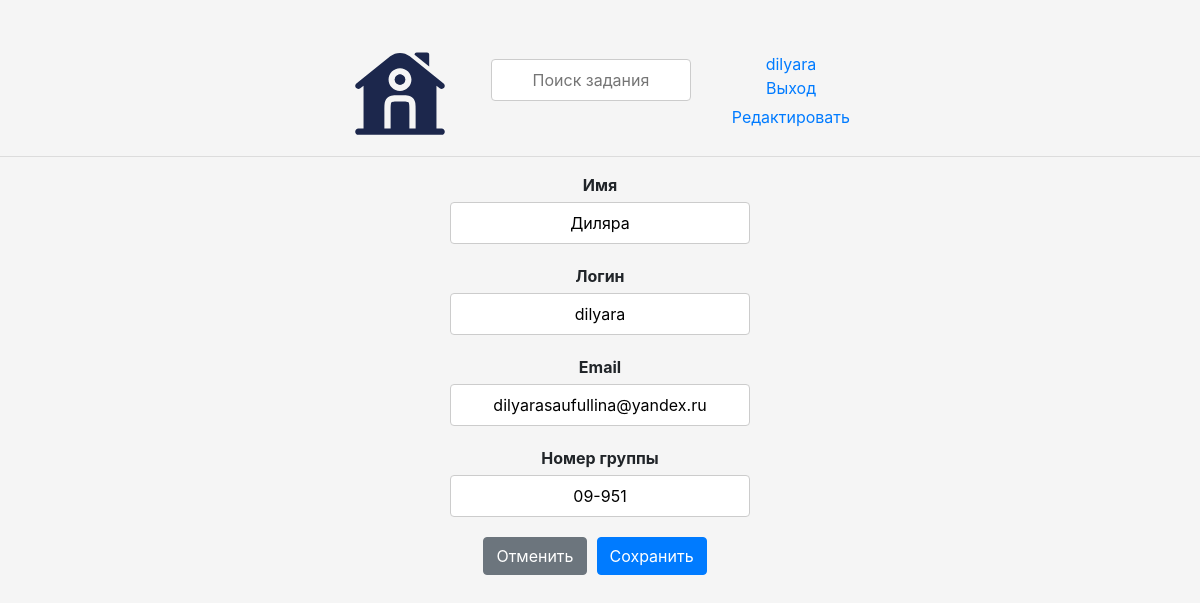
The app's page /update-user/ (signed in), older data.
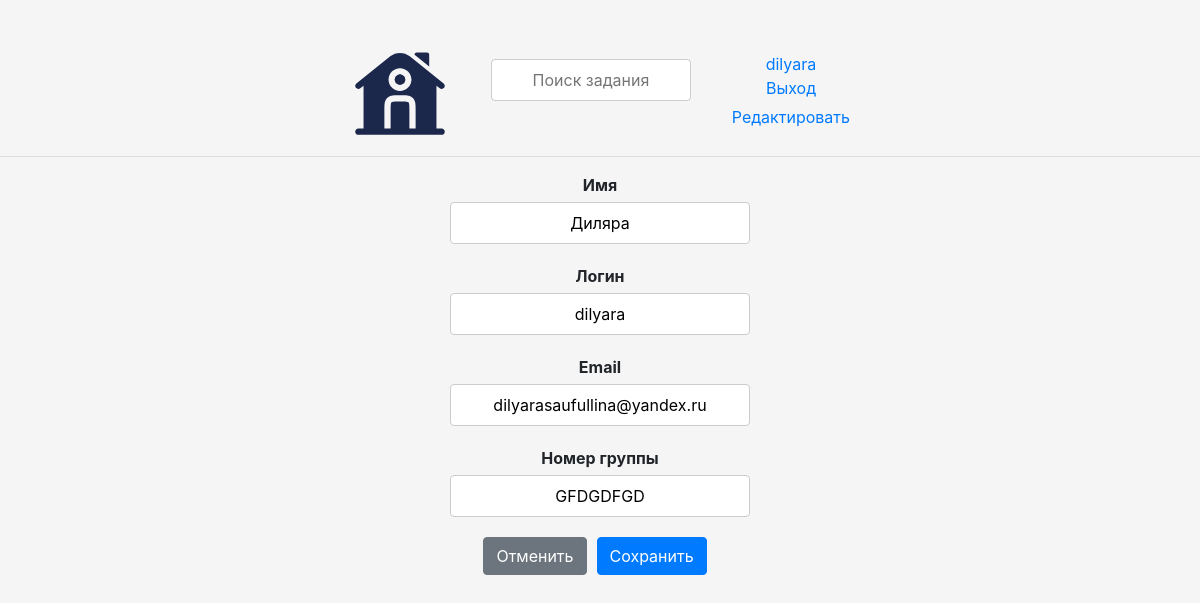
The same page, newer data.
### base/models.py (models this page shows)
class User(AbstractUser):
    name = models.CharField(max_length=200, null=True)
    email = models.EmailField(unique=True, null=True)
    bio = models.TextField(null=True)
    ROLE_CHOICES = [
        ('admin', 'Admin'),
        ('user', 'User'),
    ]
    role = models.CharField(max_length=5, choices=ROLE_CHOICES, default='user')
    avatar = models.ImageField(null=True, default='avatar.svg')
    USERNAME_FIELD = 'email'
    REQUIRED_FIELDS = []

### base/views.py (the view)
# urls.py: path('update-user/', views.updateUser, name="update-user"),
@login_required(login_url='login')
def updateUser(request):
    user = request.user
    form = UserForm(instance=user)
    if request.method == 'POST':
        form = UserForm(request.POST, request.FILES, instance=user)
        if form.is_valid():
            form.save()
            return redirect('user-profile', pk=user.id)
    return render(request, 'base/update-user.html', {'form': form})

### base/forms.py
class UserForm(ModelForm):
    class Meta:
        model = User
        fields = ['avatar', 'name', 'username', 'email', 'bio']

### base/templates/base/update-user.html (shortened to what this page needs)
{% extends 'main.html' %}
{% load static %}
{% block content %}
<form method="POST" action="{% url 'update-user' %}">
  <link rel="stylesheet" href="{% static 'css/bootstrap.min.css' %}">
  <link rel="stylesheet" href="{% static 'styles/form_styles.css' %}">
  <div class="form__group">
      <label for="id_name">Имя</label>
      <input type="text" name="name" id="id_name" value="{{ user.name }}">
  </div>
  <div class="form__group">
    <label for="id_username">Логин</label>
    <input type="text" name="username" id="id_username"value="{{ user.username }}">
  </div>
  <div class="form__group">
      <label for="id_email">Email</label>
      <input type="email" name="email" id="id_email" value="{{ user.email }}">
  </div>
  <div class="form__group">
      <label for="id_bio">Номер группы</label>
      <input type="text" name="bio" id="id_bio" value="{{ user.bio }}">
  </div>
  <div class="form__buttons">
    <a href="/" class="btn btn-secondary">Отменить</a>
    <button type="submit" class="btn btn-primary">Сохранить</button>
</div>
</form>
  {% endblock content %}

### templates/navbar.html
{% load static %}
<div style="display: flex; align-items: center; justify-content: space-between; padding-top: 40px;">
    <link rel="stylesheet" href="{% static 'css/bootstrap.min.css' %}">
    <link rel="stylesheet" href="{% static 'styles/navbar_styles.css' %}">
    <a href="/" style="margin-left: 350px;">
        <img src="{% static 'images/home.svg' %}" alt="Логотип" width="100" height="100">
    </a>
    <div class="form__group">
    <form method="GET" action="{% url 'home' %}" style="flex-grow: 1; text-align: center;">
        <input type="text" name="q" placeholder="Поиск задания" style="width: 200px;">
    </form>
    </div>
    <div style="display: flex; flex-direction: column; align-items: center; margin-right: 350px;">
        {% if request.user.is_authenticated %}
        <a href="{% url 'home' %}">{{request.user.username}}</a>
        <a href="{% url 'logout' %}">Выход</a>
        <a href="{% url 'update-user' %}" style="margin-top: 5px;">Редактировать</a>
        {% else %}
        <a href="{% url 'login' %}">Вход</a>
        {% endif %}
    </div>
</div>

Row changes from the older to the newer data that the page shows:
changed User "dilyara": bio "09-951" → "GFDGDFGD"
